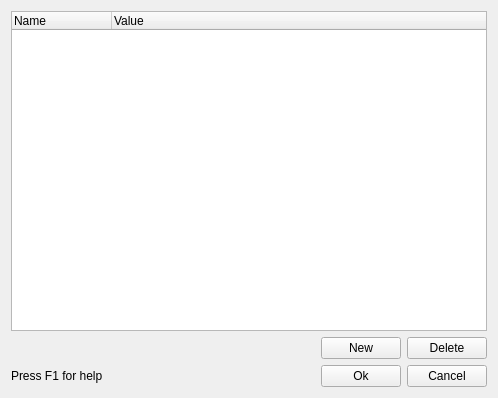
<?xml version="1.0" encoding="UTF-8"?>
<ui version="4.0">
 <class>MetaWindowBase</class>
 <widget class="QDialog" name="MetaWindowBase">
  <property name="geometry">
   <rect>
    <x>0</x>
    <y>0</y>
    <width>498</width>
    <height>398</height>
   </rect>
  </property>
  <property name="windowTitle">
   <string>Model Meta Data</string>
  </property>
  <layout class="QVBoxLayout">
   <property name="spacing">
    <number>6</number>
   </property>
   <property name="leftMargin">
    <number>11</number>
   </property>
   <property name="topMargin">
    <number>11</number>
   </property>
   <property name="rightMargin">
    <number>11</number>
   </property>
   <property name="bottomMargin">
    <number>11</number>
   </property>
   <item>
    <widget class="QTreeWidget" name="m_list">
     <property name="rootIsDecorated">
      <bool>false</bool>
     </property>
     <property name="allColumnsShowFocus">
      <bool>true</bool>
     </property>
     <column>
      <property name="text">
       <string>Name</string>
      </property>
     </column>
     <column>
      <property name="text">
       <string>Value</string>
      </property>
     </column>
    </widget>
   </item>
   <item>
    <layout class="QHBoxLayout">
     <property name="spacing">
      <number>6</number>
     </property>
     <property name="leftMargin">
      <number>0</number>
     </property>
     <property name="topMargin">
      <number>0</number>
     </property>
     <property name="rightMargin">
      <number>0</number>
     </property>
     <property name="bottomMargin">
      <number>0</number>
     </property>
     <item>
      <spacer>
       <property name="orientation">
        <enum>Qt::Horizontal</enum>
       </property>
       <property name="sizeType">
        <enum>QSizePolicy::Expanding</enum>
       </property>
       <property name="sizeHint" stdset="0">
        <size>
         <width>81</width>
         <height>21</height>
        </size>
       </property>
      </spacer>
     </item>
     <item>
      <widget class="QPushButton" name="m_newButton">
       <property name="text">
        <string>New</string>
       </property>
       <property name="autoDefault">
        <bool>false</bool>
       </property>
      </widget>
     </item>
     <item>
      <widget class="QPushButton" name="m_deleteButton">
       <property name="text">
        <string>Delete</string>
       </property>
       <property name="autoDefault">
        <bool>false</bool>
       </property>
      </widget>
     </item>
    </layout>
   </item>
   <item>
    <layout class="QHBoxLayout">
     <property name="spacing">
      <number>6</number>
     </property>
     <property name="leftMargin">
      <number>0</number>
     </property>
     <property name="topMargin">
      <number>0</number>
     </property>
     <property name="rightMargin">
      <number>0</number>
     </property>
     <property name="bottomMargin">
      <number>0</number>
     </property>
     <item>
      <widget class="QLabel" name="textLabel4">
       <property name="text">
        <string>Press F1 for help</string>
       </property>
       <property name="wordWrap">
        <bool>false</bool>
       </property>
      </widget>
     </item>
     <item>
      <spacer>
       <property name="orientation">
        <enum>Qt::Horizontal</enum>
       </property>
       <property name="sizeType">
        <enum>QSizePolicy::Expanding</enum>
       </property>
       <property name="sizeHint" stdset="0">
        <size>
         <width>90</width>
         <height>21</height>
        </size>
       </property>
      </spacer>
     </item>
     <item>
      <widget class="QPushButton" name="m_okButton">
       <property name="text">
        <string>Ok</string>
       </property>
       <property name="autoDefault">
        <bool>false</bool>
       </property>
      </widget>
     </item>
     <item>
      <widget class="QPushButton" name="m_cancelButton">
       <property name="text">
        <string>Cancel</string>
       </property>
       <property name="autoDefault">
        <bool>false</bool>
       </property>
      </widget>
     </item>
    </layout>
   </item>
  </layout>
 </widget>
 <layoutdefault spacing="6" margin="11"/>
 <tabstops>
  <tabstop>m_list</tabstop>
  <tabstop>m_newButton</tabstop>
  <tabstop>m_deleteButton</tabstop>
  <tabstop>m_okButton</tabstop>
  <tabstop>m_cancelButton</tabstop>
 </tabstops>
 <resources/>
 <connections>
  <connection>
   <sender>m_okButton</sender>
   <signal>clicked()</signal>
   <receiver>MetaWindowBase</receiver>
   <slot>accept()</slot>
   <hints>
    <hint type="sourcelabel">
     <x>20</x>
     <y>20</y>
    </hint>
    <hint type="destinationlabel">
     <x>20</x>
     <y>20</y>
    </hint>
   </hints>
  </connection>
  <connection>
   <sender>m_cancelButton</sender>
   <signal>clicked()</signal>
   <receiver>MetaWindowBase</receiver>
   <slot>reject()</slot>
   <hints>
    <hint type="sourcelabel">
     <x>20</x>
     <y>20</y>
    </hint>
    <hint type="destinationlabel">
     <x>20</x>
     <y>20</y>
    </hint>
   </hints>
  </connection>
  <connection>
   <sender>m_newButton</sender>
   <signal>clicked()</signal>
   <receiver>MetaWindowBase</receiver>
   <slot>newClicked()</slot>
   <hints>
    <hint type="sourcelabel">
     <x>20</x>
     <y>20</y>
    </hint>
    <hint type="destinationlabel">
     <x>20</x>
     <y>20</y>
    </hint>
   </hints>
  </connection>
  <connection>
   <sender>m_deleteButton</sender>
   <signal>clicked()</signal>
   <receiver>MetaWindowBase</receiver>
   <slot>deleteClicked()</slot>
   <hints>
    <hint type="sourcelabel">
     <x>20</x>
     <y>20</y>
    </hint>
    <hint type="destinationlabel">
     <x>20</x>
     <y>20</y>
    </hint>
   </hints>
  </connection>
  <connection>
   <sender>m_list</sender>
   <signal>itemActivated(QTreeWidgetItem*,int)</signal>
   <receiver>MetaWindowBase</receiver>
   <slot>editItemEvent(QTreeWidgetItem*,int)</slot>
   <hints>
    <hint type="sourcelabel">
     <x>20</x>
     <y>20</y>
    </hint>
    <hint type="destinationlabel">
     <x>20</x>
     <y>20</y>
    </hint>
   </hints>
  </connection>
 </connections>
</ui>
